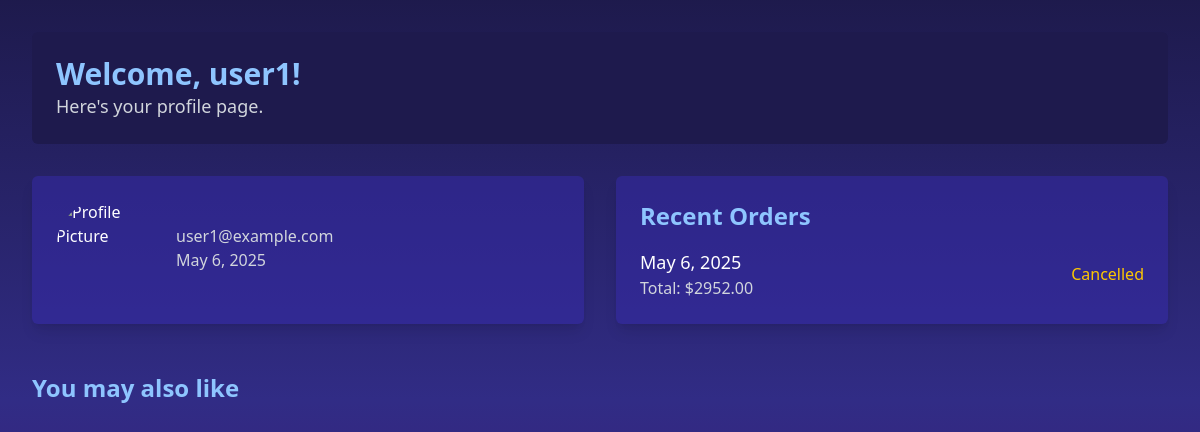
The app's page /accounts/profile/ (signed in) with its own data.
### accounts/models.py (models this page shows, shortened)
class CustomUser(AbstractUser):
    email = models.EmailField(unique=True)
    phone_number = models.CharField(max_length=20, blank=True, null=True)
    is_subscribed = models.BooleanField(default=False)  # e.g., newsletter opt-in
    avatar = models.ImageField(upload_to='avatars/', blank=True, null=True)

### orders/models.py (models this page shows, shortened)
class Order(models.Model):
    user = models.ForeignKey(settings.AUTH_USER_MODEL, on_delete=models.CASCADE)
    total_amount = models.DecimalField(max_digits=10, decimal_places=2)
    status = models.CharField(max_length=20, choices=[('pending', 'Pending'), ('completed', 'Completed'), ('cancelled', 'Cancelled')])
    created_at = models.DateTimeField(auto_now_add=True)

### accounts/views.py (the view)
# urls.py: path("profile/", views.user_profile, name="profile"),
@login_required
def user_profile(request):
    orders = Order.objects.filter(user=request.user).order_by('-created_at')[:5]  # Get the last 5 orders
    recommended_products = Product.objects.filter(is_new=True).order_by('?')[:6]  # Random 6 new products
    return render(request, 'accounts/profile.html', {
        'user': request.user,
        'orders': orders,
        'recommended_products': recommended_products
    })

### accounts/templates/accounts/profile.html (shortened to what this page needs)
{% extends 'base2.html' %}
{% load component_tags %}
{% block content %}
<main class="min-h-screen bg-gradient-to-b from-indigo-950 via-indigo-900 to-purple-950 text-white p-8">
    <section class="bg-indigo-950 p-6 rounded-md mb-8">
        <h2 class="text-3xl font-bold text-blue-300">Welcome, {{ user.username }}!</h2>
        <p class="text-lg text-gray-300">Here's your profile page.</p>
    </section>
    <section class="grid grid-cols-1 lg:grid-cols-2 gap-8 mb-12">
        <div class="bg-indigo-800/50 p-6 rounded-md shadow-lg">
            <div class="flex items-center space-x-6">
                <img src="{{ user.profile_picture.url }}" alt="Profile Picture" class="w-24 h-24 rounded-full object-cover">
                <div>
                    <p class="text-gray-300">{{ user.email }}</p>
                    <p class="text-gray-300">{{ user.date_joined|date:"F j, Y" }}</p>
                </div>
            </div>
        </div>
        <div class="bg-indigo-800/50 p-6 rounded-md shadow-lg">
            <h3 class="text-2xl font-bold text-blue-300 mb-4">Recent Orders</h3>
            <ul class="space-y-4">
                {% for order in orders %}
                <li class="flex justify-between items-center">
                    <div>
                        <p class="text-lg">{{ order.created_at|date:"F j, Y" }}</p>
                        <p class="text-gray-300">Total: ${{ order.total_amount }}</p>
                    </div>
                    <span class="{% if order.status == 'completed' %}text-green-400{% else %}text-yellow-400{% endif %}">
                        {{ order.status|capfirst }}
                    </span>
                </li>
                {% empty %}
                <li class="text-gray-300">No orders yet!</li>
                {% endfor %}
            </ul>
        </div>
    </section>
    <section>
        <h3 class="text-2xl font-bold text-blue-300 mb-4">You may also like</h3>
    </section>
</main>
{% endblock %}

### records on screen
CustomUser: username "user1", email "user1@example.com", date_joined "May 6, 2025"
Order: created_at "May 6, 2025", total_amount "2952.00", status "Cancelled"
